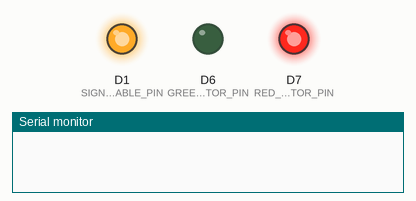
Simulated run of this program. Board: ESP8266 (Wemos D1 mini). On the bench: output pins drawn as LEDs (lit = HIGH), the last lines printed to the serial monitor. EEPROM starts erased.

Above: at 0.1 s.
At 1.6 s:
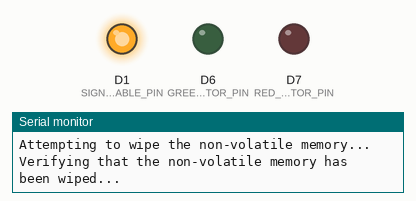
At 3.1 s:
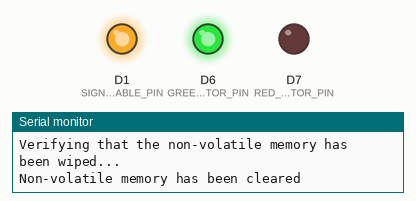
Timing chart, 0 to 4.6 s (numbered marks = the images above):
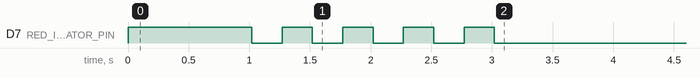

The program:

main.cpp
```cpp
#include <Arduino.h>
#include <EEPROM.h>

#define RED_INDICATOR_PIN   D7
#define GREEN_INDICATOR_PIN D6
#define SIGNAL_ENABLE_PIN   D1

bool isMemoryCleared() {
  EEPROM.begin(256);
  byte buffer;
  for (size_t i = 0; i < 256; i++) {
    EEPROM.get(i, buffer);
    if (buffer != 0x00) {
      Serial.println("Found data in the non-volatile memory");
      return false;
    }
  }
  return true;
}

void clearMemory() {
  Serial.println("Attempting to wipe the non-volatile memory...");
  EEPROM.begin(256);
  for (size_t i = 0; i < 256; i++) EEPROM.put(i, (byte) 0x00);
  EEPROM.commit();
}

void setup() {
  pinMode(RED_INDICATOR_PIN, OUTPUT);
  pinMode(GREEN_INDICATOR_PIN, OUTPUT);
  pinMode(SIGNAL_ENABLE_PIN, OUTPUT);

  digitalWrite(SIGNAL_ENABLE_PIN, HIGH);
  digitalWrite(RED_INDICATOR_PIN, HIGH);
  digitalWrite(GREEN_INDICATOR_PIN, LOW);

  Serial.begin(57600);
  delay(1000);
  Serial.print("\n");

  Serial.println("Inspecting non-volatile memory...");
  while (!isMemoryCleared()) {
    clearMemory();
    Serial.println("Verifying that the non-volatile memory has been wiped...");
    for (size_t i = 0; i < 4; i++) {
      digitalWrite(RED_INDICATOR_PIN, LOW);
      delay(250);
      digitalWrite(RED_INDICATOR_PIN, HIGH);
      delay(250);
    }
  }

  Serial.println("Non-volatile memory has been cleared");
  digitalWrite(RED_INDICATOR_PIN, LOW);
  digitalWrite(GREEN_INDICATOR_PIN, HIGH);
}

void loop() {
}
```
